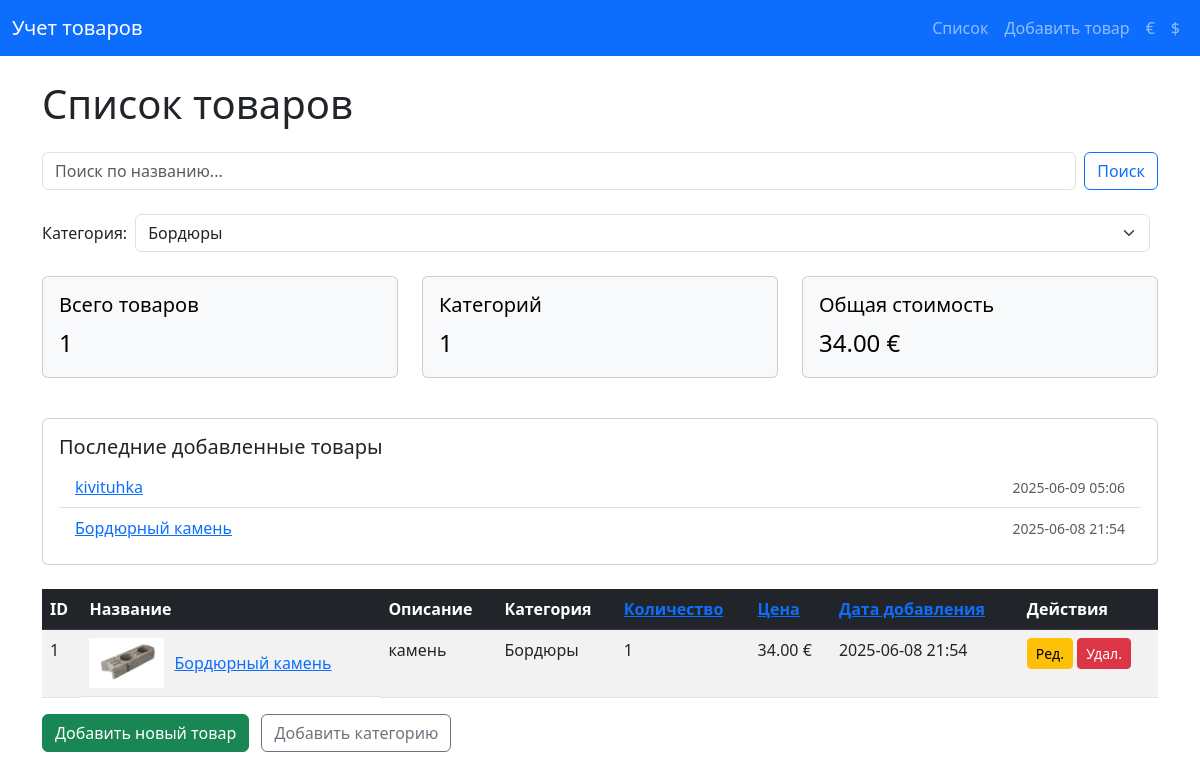
Screenshot of /?category_id=1 with the database file from the repository.
### app.py (models this page shows, shortened)
class Product(db.Model):
    id = db.Column(db.Integer, primary_key=True)
    name = db.Column(db.String(100), nullable=False)
    description = db.Column(db.String(200), nullable=True)
    quantity = db.Column(db.Integer, nullable=False, default=0)
    price = db.Column(db.Float, nullable=False, default=0.0)
    created_at = db.Column(db.DateTime, default=datetime.utcnow)
    category_id = db.Column(db.Integer, db.ForeignKey('category.id'), nullable=True)
    category = db.relationship('Category', backref=db.backref('products', lazy=True))
    image_filename = db.Column(db.String(200), nullable=True)

class Category(db.Model):
    id = db.Column(db.Integer, primary_key=True)
    name = db.Column(db.String(100), nullable=False, unique=True)

### app.py (the view)
@app.route('/')
def index():
    search_query = request.args.get('q', '')
    currency = request.args.get('currency', '€')
    category_id = request.args.get('category_id', type=int)
    sort = request.args.get('sort', 'id')
    order = request.args.get('order', 'asc')
    query = Product.query
    if search_query:
        query = query.filter(Product.name.ilike(f'%{search_query}%'))
    if category_id:
        query = query.filter(Product.category_id == category_id)
    if sort == 'price':
        sort_column = Product.price
    elif sort == 'quantity':
        sort_column = Product.quantity
    elif sort == 'created_at':
        sort_column = Product.created_at
    else:
        sort_column = Product.id
    if order == 'desc':
        query = query.order_by(sort_column.desc())
    else:
        query = query.order_by(sort_column.asc())
    products = query.all()
    categories = Category.query.order_by(Category.name).all()
    total_products = len(products)
    total_categories = len(categories)
    total_value = sum(p.price * p.quantity for p in products)
    recent_products = Product.query.order_by(Product.created_at.desc()).limit(5).all()
    return render_template('index.html',
                           products=products,
                           categories=categories,
                           currency=currency,
                           search_query=search_query,
                           category_id=category_id,
                           sort=sort,
                           order=order,
                           total_products=total_products,
                           total_categories=total_categories,
                           total_value=total_value,
                           recent_products=recent_products)

### templates/index.html (shortened to what this page needs)
{% extends "base.html" %}
{% block content %}
<h1 class="mb-4">Список товаров</h1>
<form method="GET" action="{{ url_for('index') }}" class="mb-4 d-flex">
    <input type="text" name="q" class="form-control me-2" placeholder="Поиск по названию..." value="{{ search_query }}">
    <button type="submit" class="btn btn-outline-primary">Поиск</button>
</form>
<form method="GET" action="{{ url_for('index') }}" class="mb-4 d-flex align-items-center">
    <label for="category_id" class="me-2 mb-0">Категория:</label>
    <select class="form-select me-2" id="category_id" name="category_id" onchange="this.form.submit()">
        {% for cat in categories %}
            <option value="{{ cat.id }}" {% if category_id == cat.id %}selected{% endif %}>
                {{ cat.name }}
            </option>
        {% endfor %}
    </select>
</form>
<div class="row mb-4">
    <div class="col-md-4">
        <div class="card text-bg-light mb-3">
            <div class="card-body">
                <h5 class="card-title">Всего товаров</h5>
                <p class="card-text fs-4">{{ total_products }}</p>
            </div>
        </div>
    </div>
    <div class="col-md-4">
        <div class="card text-bg-light mb-3">
            <div class="card-body">
                <h5 class="card-title">Категорий</h5>
                <p class="card-text fs-4">{{ total_categories }}</p>
            </div>
        </div>
    </div>
    <div class="col-md-4">
        <div class="card text-bg-light mb-3">
            <div class="card-body">
                <h5 class="card-title">Общая стоимость</h5>
                <p class="card-text fs-4">{{ "{:.2f}".format(total_value) }} {{ currency }}</p>
            </div>
        </div>
    </div>
</div>
<div class="card mb-4">
    <div class="card-body">
        <h5 class="card-title">Последние добавленные товары</h5>
        <ul class="list-group list-group-flush">
            {% for p in recent_products %}
                <li class="list-group-item d-flex justify-content-between align-items-center">
                    <a href="{{ url_for('view', product_id=p.id) }}">{{ p.name }}</a>
                    <span class="text-muted small">{{ p.created_at.strftime('%Y-%m-%d %H:%M') }}</span>
                </li>
            {% else %}
                <li class="list-group-item">Нет товаров.</li>
            {% endfor %}
        </ul>
    </div>
</div>
<table class="table table-striped table-hover table-responsive">
    <thead class="table-dark">
    <tr>
        <th>ID</th>
        <th>Название</th>
        <th>Описание</th>
        <th>Категория</th>
        <th>
            <a href="{{ url_for('index', q=search_query, currency=currency, sort='quantity', order='asc' if sort != 'quantity' or order == 'desc' else 'desc', category_id=category_id) }}">
                Количество
            </a>
        </th>
        <th>
            <a href="{{ url_for('index', q=search_query, currency=currency, sort='price', order='asc' if sort != 'price' or order == 'desc' else 'desc', category_id=category_id) }}">
                Цена
            </a>
        </th>
        <th>
            <a href="{{ url_for('index', q=search_query, currency=currency, sort='created_at', order='asc' if sort != 'created_at' or order == 'desc' else 'desc', category_id=category_id) }}">
                Дата добавления
            </a>
        </th>
        <th>Действия</th>
    </tr>
    </thead>
    <tbody>
    {% for product in products %}
        <tr>
            <td>{{ product.id }}</td>
            <td class="d-flex align-items-center">
                {% if product.image_filename %}
                    <img src="{{ url_for('static', filename='uploads/' + product.image_filename) }}" alt="{{ product.name }}" style="height: 50px; width: auto; margin-right: 10px;">
                {% endif %}
                <a href="{{ url_for('view', product_id=product.id) }}">
                    {{ product.name }}
                </a>
            </td>
            <td>{{ product.description or '-' }}</td>
            <td>{{ product.category.name if product.category else '-' }}</td>
            <td>{{ product.quantity }}</td>
            <td>{{ "{:.2f}".format(product.price) }} {{ currency }}</td>
            <td>{{ product.created_at.strftime('%Y-%m-%d %H:%M') }}</td>
            <td>
                <a href="{{ url_for('edit', product_id=product.id) }}" class="btn btn-sm btn-warning">Ред.</a>
                <form action="{{ url_for('delete', product_id=product.id) }}" method="post" style="display:inline;">
                    <button type="submit" class="btn btn-sm btn-danger"
                            onclick="return confirm('Удалить товар &laquo;{{ product.name }}&raquo;?');">
                        Удал.
                    </button>
                </form>
            </td>
        </tr>
    {% else %}
        <tr>
            <td colspan="8" class="text-center">Нет товаров для отображения.</td>
        </tr>
    {% endfor %}
    </tbody>
</table>
<a href="{{ url_for('create') }}" class="btn btn-success">Добавить новый товар</a>
<a href="{{ url_for('add_category') }}" class="btn btn-outline-secondary ms-2">Добавить категорию</a>
{% endblock %}

### rows the page displays
Product: name "kivituhka", created_at "2025-06-09 05:06"
Product: name "Бордюрный камень", created_at "2025-06-08 21:54", id "1", image_filename (picture), description "камень", category "Бордюры", quantity "1", price "34.00", currency "€"

### other values shown
{{ total_products }} "1"
{{ total_categories }} "1"
{{ "{:.2f}".format(total_value) }} "34.00"
{{ currency }} "€"
form field category_id "Бордюры"
